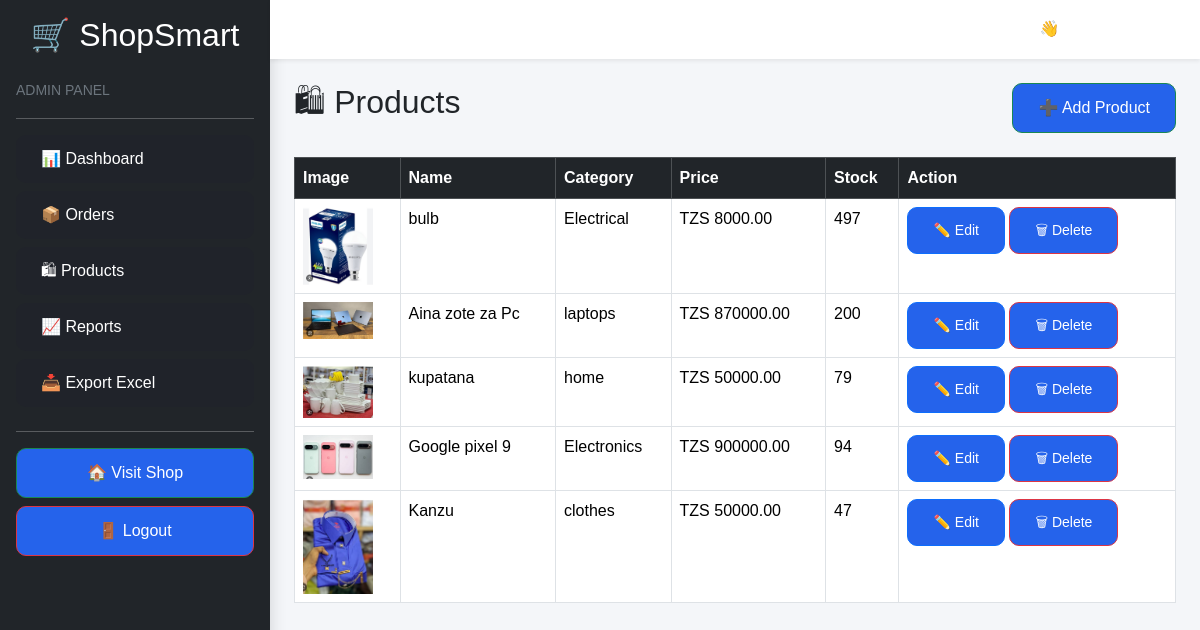
Before: /dashboard/products/ (signed in) with the older database file.
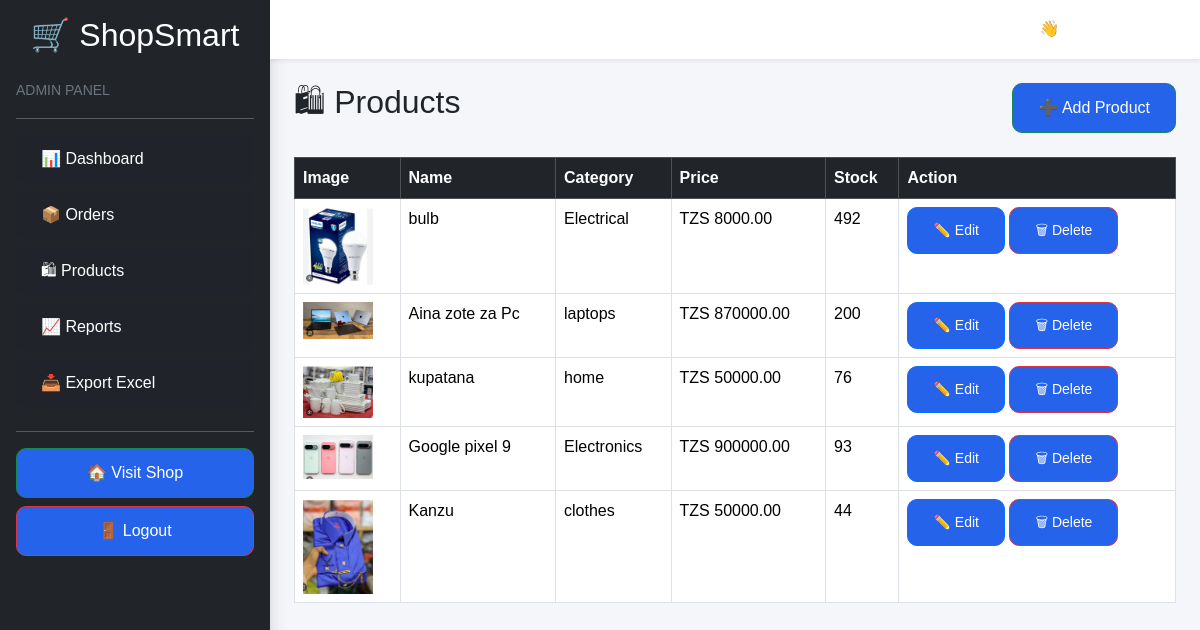
After: the same page with the newer database file.
### products/models.py (models this page shows, shortened)
class Product(models.Model):
    category = models.ForeignKey(
        Category,
        on_delete=models.CASCADE
    )
    name = models.CharField(max_length=200)
    description = models.TextField()
    price = models.DecimalField(
        max_digits=12,
        decimal_places=2
    )
    stock = models.IntegerField()
    image = models.ImageField(
        upload_to='products/',
        blank=True,
        null=True
    )

class Category(models.Model):
    name = models.CharField(max_length=100)
    def __str__(self):
        return self.name

### products/views.py (the view)
# urls.py: path('dashboard/products/', views.admin_products, name='admin_products'),
@login_required
@user_passes_test(admin_required)
def admin_products(request):
    products = Product.objects.all().order_by('-id')
    return render(
        request,
        'products/admin_products.html',
        {
            'products': products
        }
    )

### products/views.py (called while the page is built)
def admin_required(user):
    return user.is_superuser

### templates/products/admin_products.html
{% extends 'admin_base.html' %}
{% block content %}
<div class="d-flex justify-content-between mb-4">
<h2>🛍 Products</h2>
<a href="{% url 'add_product' %}"
class="btn btn-success">
➕ Add Product
</a>
</div>
<table class="table table-bordered table-hover">
<thead class="table-dark">
<tr>
<th>Image</th>
<th>Name</th>
<th>Category</th>
<th>Price</th>
<th>Stock</th>
<th>Action</th>
</tr>
</thead>
<tbody>
{% for product in products %}
<tr>
<td>
{% if product.image %}
<img src="{{ product.image.url }}"
width="70">
{% endif %}
</td>
<td>{{ product.name }}</td>
<td>{{ product.category }}</td>
<td>TZS {{ product.price }}</td>
<td>{{ product.stock }}</td>
<td>
<a href="{% url 'edit_product' product.id %}"
class="btn btn-primary btn-sm">
✏️ Edit
</a>
<a href="{% url 'delete_product' product.id %}"
class="btn btn-danger btn-sm">
🗑 Delete
</a>
</td>
</tr>
{% endfor %}
</tbody>
</table>
{% endblock %}

Changed rows visible on the page:
changed Product "bulb": stock "497" → "492"
changed Product "kupatana": stock "79" → "76"
changed Product "Google pixel 9": stock "94" → "93"
changed Product "Kanzu": stock "47" → "44"
